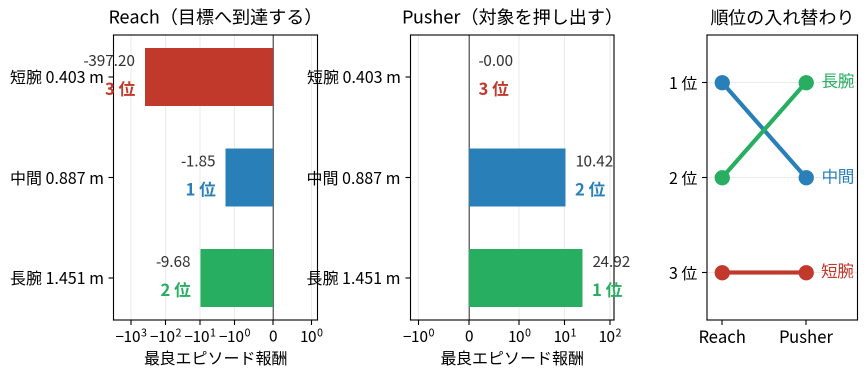
#> input picture figures/matrix_reversal.png, 1735 x 755 px, found by its file name (shown at 1/2 size)
$ python make_yobi_figures.py
#> lines starting #> are read from the running program, lines starting #| are printed output that depends on the picture
### scripts/make_slide_flow.py
#!/usr/bin/env python3
"""**発表スライド用の「提案システムの中身」の図**（2026-11-02 の研究進捗発表、3 枚目）。

文字だけのフローにせず、各工程の実物の画像を並べる（ユーザー指摘 11-02）。
システム図.drawio は工程が細かすぎるので使わない。

    python3 scripts/make_slide_flow.py            # → docs/研究応用/執筆/使えそうな画像データ/過去/slide_flow.png（3200×1800）
    ⛔ 2026-11-19: スライドに貼る図としては sysflow_slide.png（make_sysflow_slide.py、draw.io）に置き換えた（ユーザー「完成度の高い sysflow_slide の方を残す」）。
       この図は make_sysflow_slide.py が工程の画像（立体・部品・学習・短腕）を切り抜く素材としてだけ使う

使う材料（すべてリポジトリの中）:
  ① 手描き          data/test/A1/sketch/A1_hand.webp
  ② M1 の絵         data/test/A1/sketch/A1_m1.jpeg
  ③④ 3D と分けた形   data/test/A1/meshes/*.stl と joints.json（frame_origins を足すと元の位置）
  ⑤ シミュレーション  demo/phys_pusher.mp4 の 0.6 s のコマ（e2e_a1v_pusher_phys_s2）
  ⑥ 判定と修正指針       single_run/tripo_pj_short_phys_cg と tripo_pjr199_phys の arm_trace.npz。
                     先端が目標に最も近づいた step の姿勢を真上から描く（系譜 9-279）
"""
import pathlib
import subprocess
import tempfile
import json

import numpy as np
import trimesh
from PIL import Image
import matplotlib
matplotlib.use('Agg')
import matplotlib.font_manager
import matplotlib.pyplot as plt
from matplotlib.patches import FancyBboxPatch, Polygon, Circle, FancyArrowPatch
from mpl_toolkits.mplot3d.art3d import Poly3DCollection

ROOT = pathlib.Path(__file__).resolve().parent.parent
OUT = ROOT / 'docs' / '研究応用' / '執筆' / '使えそうな画像データ' / '過去' / 'slide_flow.png'   # 2026-11-19 にルートの figures/ と平らな置き方をやめ、用途別のフォルダ（修論/・予備審査/・勉強/・過去/）にした

# 既定のフォントは日本語を持たない。Noto CJK を明示登録する（render_arm_video.py と同じ）
for _ttc in sorted(pathlib.Path('/usr/share/fonts').rglob('*CJK*')):
    try:
        matplotlib.font_manager.fontManager.addfont(str(_ttc))
    except Exception:
        pass
for _f in ('Noto Sans CJK JP', 'Droid Sans Fallback'):
    if any(_x.name == _f for _x in matplotlib.font_manager.fontManager.ttflist):
        matplotlib.rcParams['font.family'] = _f
        break

INK = '#1f2937'
MUTED = '#6b7280'
TILE = '#f3f6fa'
TILE_EDGE = '#c9d6e6'
ACCENT = '#3b78c2'
NG = '#c0392b'
OK = '#2f8f46'
LINK_COLORS = ['#d93636', '#2f4fd6', '#3a9d4a']   # 上腕・前腕・先端（A1 の色）


# [63 lines left out: functions autocrop, render_mesh, sim_frame, not called in this run]


def pose_at_closest(run):
    """先端（最後のカプセルの端）が目標に最も近い step の、各リンクのカプセル (a, b, r) を返す。"""
    d = np.load(ROOT / 'single_run' / run / 'trace' / 'arm_trace.npz', allow_pickle=True)
    xp, xm, cf, gs, tg = d['xpos'], d['xmat'], d['cap_fromto'], d['geom_size'], d['target']

    def caps(t):
        return [(xp[t, b] + xm[t, b] @ cf[b, :3], xp[t, b] + xm[t, b] @ cf[b, 3:], float(gs[b]))
                for b in range(1, len(xp[t]))]
    dist = np.array([np.linalg.norm(caps(t)[-1][1] - tg) for t in range(len(xp))])
    t = int(dist.argmin())
    return caps(t), float(gs[0]), tg, float(dist[t])


# [8 lines left out: function capsule, not called in this run]


def top_view(ax, run):
    caps, r0, tg, dist = pose_at_closest(run)
    ax.add_patch(FancyBboxPatch((-0.2, -0.24), 1.15, 0.48, boxstyle='round,pad=0,rounding_size=0.03',
                                fc='#e7e9ee', ec='none'))
    ax.add_patch(Circle((0, 0), r0, fc='#8c8f9a', ec='none'))
    for (a, b, r), c in zip(caps, LINK_COLORS):
        capsule(ax, a, b, r, c)
    ax.plot([tg[0]], [tg[1]], marker='*', ms=34, color='#f59f00', mec='#a86a00', mew=1.5, zorder=5)
    ax.set_xlim(-0.22, 0.97)
    ax.set_ylim(-0.26, 0.26)
    ax.set_aspect('equal')
    ax.set_axis_off()
    return caps[-1][1], tg, dist


# [73 lines left out: function main, not called in this run]


# [2 lines that do not run on import are left out]

### scripts/make_yobi_figures.py
#!/usr/bin/env python3
"""**予備審査のスライドの図**（2026-11-09、ユーザー「もっとスライドから字を減らしたい」）。

字の箇条書き・表を図に置き換える。値はすべて修論の本文にあるもの（スライドで新しい値を作らない）。

    python3 scripts/make_yobi_figures.py      # → docs/研究応用/執筆/使えそうな画像データ/スライド用/*.png

作るもの:
  切り抜き（既存の図から）
    crop_matrix_rank.png   matrix_reversal.png の右（順位の入れ替わり）→ 結果①
    crop_arm_forms.png     arm_forms.png の (d)（比較に用いた形態）→ 評価の設定
    crop_flow_advice.png   slide_flow.png の下の段 ⑥（判定と修正指針）→ 結果③（11-19 に退役。過去/ へ）
  新しい図
    alloc_pair.png         結果② 配分だけが違う形の組と、判定の方法ごとの区別（修論 4.4.3.2・表 4.7）
    eval_questions.png     評価の問い R1〜R4・診断・部品で組めるか（修論 4.7）を、システムのどこが壊れるかで置く（修論 4.2.1）
    three_layers.png       ④ 3 層の診断（幾何・収束した形・動き）を 3 コマで（修論 3.12。模式図）
    closed_loop.png        結果④ 閉ループと、見つかった欠陥 3 つ（修論 4.5.2〜4.5.3・5.2.3）
    schedule.png           今後の予定のガント図（スライド「今後の予定」の表と同じ中身）
    advice_short.png / advice_199.png  結果③（19 枚目）の左の 3 段の箱の横に置く、短腕と 1.99 倍の腕を真上から見た図（2026-11-19、ユーザー「全体図を小さく乗せても修正指針をやっている状況が読みにくい」）。
                           実測の姿勢（先端が ★ に最も近づいた瞬間。系譜 9-279 の tripo_pj_short_phys_cg と tripo_pjr199_phys）で、描き方は make_slide_flow.py の top_view をそのまま使う
"""
import pathlib

import numpy as np
from PIL import Image
import matplotlib
matplotlib.use('Agg')
import matplotlib.font_manager
import matplotlib.pyplot as plt
from matplotlib.patches import FancyBboxPatch, Circle, FancyArrowPatch, Wedge, Rectangle
import datetime as dt
import matplotlib.dates as mdates

ROOT = pathlib.Path(__file__).resolve().parent.parent
OUT = ROOT / 'docs' / '研究応用' / '執筆' / '使えそうな画像データ' / 'スライド用'   # 2026-11-19 にルートの figures/ と平らな置き方をやめ、用途別のフォルダ（修論/・予備審査/・勉強/・過去/）にした
FIG = ROOT / 'docs' / '研究応用' / '執筆' / '使えそうな画像データ' / '修論'

# 既定のフォントは日本語を持たない。Noto CJK を明示登録する（make_slide_flow.py と同じ）
for _ttc in sorted(pathlib.Path('/usr/share/fonts').rglob('*CJK*')):
    try:
        matplotlib.font_manager.fontManager.addfont(str(_ttc))
    except Exception:
        pass
for _f in ('Noto Sans CJK JP', 'Droid Sans Fallback'):
    if any(_x.name == _f for _x in matplotlib.font_manager.fontManager.ttflist):
        matplotlib.rcParams['font.family'] = _f
        break

# 色は make_slide_flow.py にそろえる
INK = '#1f2937'
MUTED = '#6b7280'
TILE = '#f3f6fa'
TILE_EDGE = '#c9d6e6'
ACCENT = '#3b78c2'
NG = '#c0392b'
OK = '#2f8f46'
WARN = '#e08a1e'
LINK_COLORS = ['#e06666', '#5b8fd6', '#5bb36e']   # 1〜3 本目のリンク（arm_forms.png と同じ並び）
DPI = 200


def save(fig, name):
    OUT.mkdir(parents=True, exist_ok=True)
    fig.savefig(OUT / name, dpi=DPI, facecolor='white')
    plt.close(fig)
    print(f'→ {OUT / name}')


def tile(ax, x, y, w, h, fc=TILE, ec=TILE_EDGE, lw=1.5, r=0.02):
    ax.add_patch(FancyBboxPatch((x, y), w, h, boxstyle=f'round,pad=0,rounding_size={r}',
                                fc=fc, ec=ec, lw=lw))


def arrow(ax, p, q, color=MUTED, lw=2.5, ms=22, cs='arc3'):
    ax.add_patch(FancyArrowPatch(p, q, arrowstyle='-|>', mutation_scale=ms, color=color, lw=lw,
                                 connectionstyle=cs, shrinkA=0, shrinkB=0))


def draw_arm(ax, x0, y0, lengths, scale, width=0.035, base_r=0.05):
    """上から見た水平 3 関節アーム（全関節 0°）。arm_forms.png (b) と同じ描き方。"""
    ax.add_patch(Circle((x0, y0), base_r, fc='#bdbdbd', ec='#9e9e9e', lw=1.5, zorder=1))
    x = x0
    for L, c in zip(lengths, LINK_COLORS):
        ax.plot([x, x + L * scale], [y0, y0], color=c, lw=width * 400, solid_capstyle='round', zorder=2)
        ax.plot([x], [y0], 'o', color='black', ms=4, zorder=3)
        x += L * scale
    return x


# ---------------------------------------------------------------- 切り抜き
def crops():
    im = Image.open(FIG / 'matrix_reversal.png')          # 1735×755。右の 1 枚（順位の目盛りを含む）は x ≥ 1320
#> im is the input picture: PIL image 1735x755 RGBA; mean R, G, B, A 230.4, 234.4, 232.8, 255
    im.crop((1320, 0, im.width, im.height)).save(OUT / 'crop_matrix_rank.png')
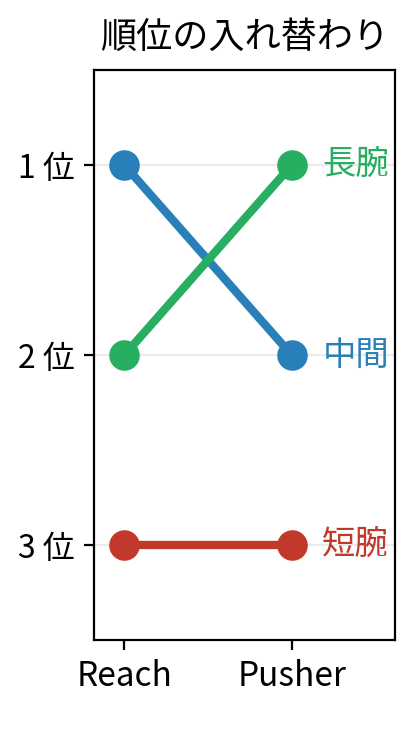
#> saved as crop_matrix_rank.png: PIL image 415x755 RGBA; mean R, G, B, A 241.4, 242.8, 242.3, 255
    print(f'→ {OUT / "crop_matrix_rank.png"}')
    im = Image.open(FIG / 'arm_forms.png')
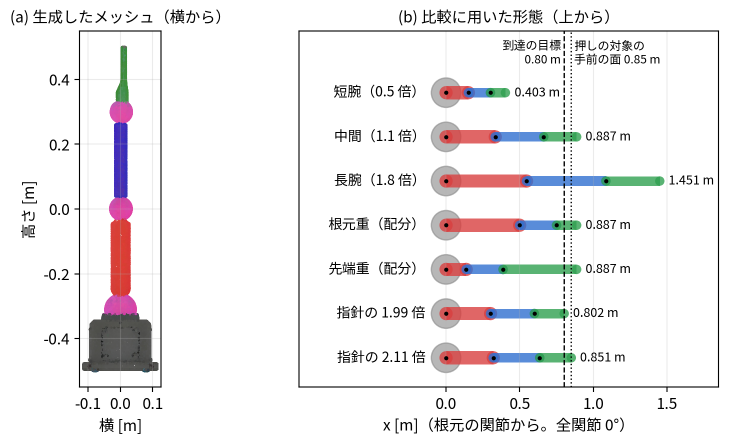
#> input picture figures/arm_forms.png, 1457 x 888 px, found by its file name (shown at 1/2 size)
#> im is the input picture: PIL image 1457x888 RGBA; mean R, G, B, A 239.2, 237.4, 238.2, 255
    # (d) 形態の左端は、(c) メッシュとの間の白い列から求める。make_thesis_figures.py が (a)〜(c) と (d) の間に白い列を挟む
    # （11-19 夕方: (a) 手描き・(b) M1 の出力を足して 4 枚を横 1 列にした。(d) の中には全部白い列は無いので、いちばん右の白い列が境）
    dark = (np.array(im.convert('L')) < 200).any(axis=0)
    gaps, s0 = [], None
    for x, d in enumerate(dark):
        if not d and s0 is None:
            s0 = x
        if d and s0 is not None:
            gaps.append((s0, x)); s0 = None
#> this loop made 1457 passes
#> d on passes 1 to 8: False, False, False, False, False, False, False, False
#> after the loop, gaps = [(0, 22), (29, 32), (325, 330), (338, 340), (369, 372), (391, 392), (399, 406), (427, 432), (440, 597)]; s0 = 1438
    left = gaps[-1][1] - 12
#> left = 585
    im.crop((left, 0, im.width, im.height)).save(OUT / 'crop_arm_forms.png')
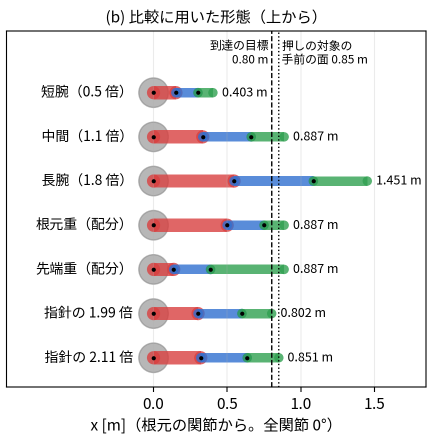
#> saved as crop_arm_forms.png: PIL image 872x888 RGBA (shown at 1/2 size); mean R, G, B, A 237.3, 236.3, 236.6, 255
    print(f'→ {OUT / "crop_arm_forms.png"}')
    # ⛔ 11-19: slide_flow.png はスライドの図としては退役した（sysflow_slide.png に置き換え）。その ⑥ の切り抜きも 過去/ に置く
    PAST = OUT.parent / '過去'
    im = Image.open(PAST / 'slide_flow.png')   # 3200×1800。⑥ は y ≥ 1070
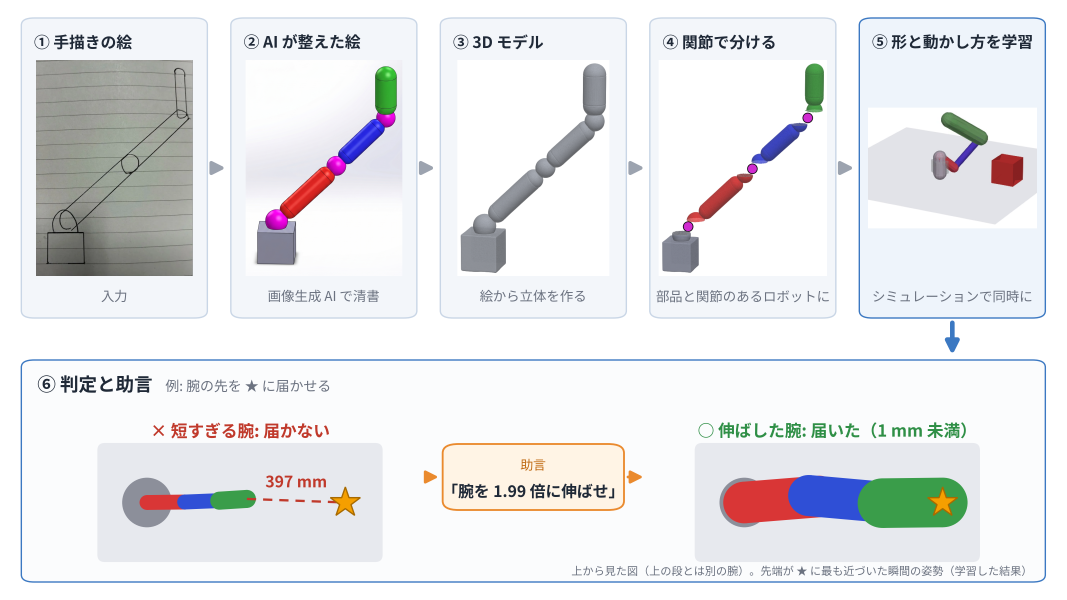
#> input picture docs/研究応用/執筆/slide_flow.png, 3200 x 1800 px, found by its file name (shown at 1/3 size)
#> im is the input picture: PIL image 3200x1800 RGBA; mean R, G, B, A 231.2, 232.1, 234.1, 255
    im.crop((40, 1070, im.width - 40, im.height - 20)).save(PAST / 'crop_flow_advice.png')
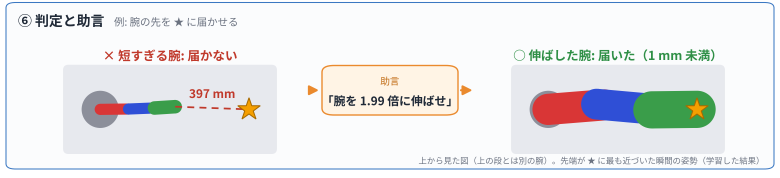
#> saved as crop_flow_advice.png: PIL image 3120x710 RGBA (shown at 1/4 size); mean R, G, B, A 232.2, 233.2, 234.2, 255
    print(f'→ {PAST / "crop_flow_advice.png"}')


# ---------------------------------------------------------------- 結果② 配分の組
def alloc_pair():
    """修論 4.4.3.2・表 4.7 の押しの列。提案の 3 シードの値は本文の best exec_R_eps。"""
    root = [11.39, 11.62, 9.72]
    tip = [5.38, 9.52, 8.86]
    frozen_root, frozen_tip = (6.77, 7.04), (6.04, 6.88)   # 形を凍結（範囲だけ本文にある）

    fig = plt.figure(figsize=(13, 5.6))
    # 左: 2 本の腕
    axL = fig.add_axes([0.0, 0.0, 0.34, 1.0])
    axL.set_xlim(-0.1, 1.15)
    axL.set_ylim(0, 1)
    axL.axis('off')
    for y, name, Ls, col in [(0.70, '根元重', (0.500, 0.250, 0.137), ACCENT),
                             (0.30, '先端重', (0.137, 0.250, 0.500), WARN)]:
        axL.text(0.0, y + 0.13, name, fontsize=22, color=col, weight='bold', va='center')
        draw_arm(axL, 0.05, y, Ls, 1.0)
    axL.text(0.5, 0.06, '総リーチはどちらも 0.887 m', fontsize=17, color=INK, ha='center')

    # 右: 判定の方法ごと
    ax = fig.add_axes([0.47, 0.16, 0.50, 0.78])
    rows = ['総リーチ（第1層）', '先端の最大速度', '形を凍結し\n制御だけ学習', '提案\n（形も最適化）']
    ys = [3, 2, 1, 0]
    ax.set_ylim(-0.75, 3.6)
    ax.set_xlim(4.5, 13.6)
    ax.set_yticks(ys)
    ax.set_yticklabels(rows, fontsize=17)
    for t, y in zip(ax.get_yticklabels(), ys):
        if y == 0:
            t.set_color(INK)
            t.set_weight('bold')
    ax.tick_params(axis='y', length=0)
    for s in ('top', 'right', 'left'):
        ax.spines[s].set_visible(False)
    ax.set_xlabel('押しの成績（各 3 シードの最良エピソード報酬）', fontsize=15)
    ax.tick_params(axis='x', labelsize=13)
    for y in ys:
        ax.axhline(y - 0.5, color='#e5e7eb', lw=1)
    # 上 2 行: 同じ値 ⇒ 区別できない
    for y, txt in [(3, '0.887 m  ＝  0.887 m'), (2, '0.583 m/s  ＝  0.583 m/s')]:
        ax.text(8.5, y, txt + '　区別できない', fontsize=17, color=MUTED, ha='center', va='center')
    # 凍結: 範囲が重なる
    for (lo, hi), dy, c in [(frozen_root, 0.13, ACCENT), (frozen_tip, -0.13, WARN)]:
        ax.plot([lo, hi], [1 + dy, 1 + dy], color=c, lw=9, solid_capstyle='butt', alpha=0.85)
    ax.text(7.4, 1, '重なる → 区別できない', fontsize=15, color=MUTED, va='center')
    # 提案: 3 シードの点と範囲
    for vals, dy, c in [(root, 0.13, ACCENT), (tip, -0.13, WARN)]:
        ax.plot([min(vals), max(vals)], [dy, dy], color=c, lw=9, solid_capstyle='butt', alpha=0.35)
        ax.plot(vals, [dy] * 3, 'o', color=c, ms=10, mec='white', mew=1.5)
    for xv in (9.52, 9.72):
        ax.plot([xv, xv], [-0.3, 0.3], color=NG, lw=1.2, ls=(0, (2, 2)))
    ax.text(9.62, -0.48, 'すき間 0.20', fontsize=14, color=NG, ha='center', va='center')
    ax.text(11.9, 0.0, '根元重が上', fontsize=16, color=INK, weight='bold', va='center')
    save(fig, 'alloc_pair.png')
#> in save, `fig.savefig(OUT / name, dpi=DPI, facecolor='white')`:
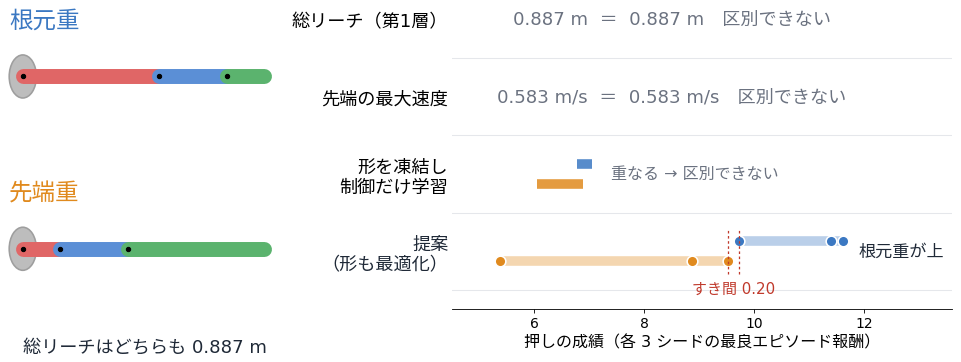
#> figure drawn by matplotlib, 2 panels


# ---------------------------------------------------------------- 評価の問い
def eval_questions():
    """修論 4.2.1 の R1〜R4 と診断（スライドでは中身の名前で呼ぶ）を、パイプラインの「満たさないと壊れる場所」に置く。"""
    fig = plt.figure(figsize=(14, 6.2))
    ax = fig.add_axes([0, 0, 1, 1])
    ax.set_xlim(0, 14)
    ax.set_ylim(0, 6.2)
    ax.axis('off')
    # パイプライン（中段）
    steps = [('入れた形', 0.3), ('形と制御を\n一緒に学習', 3.5), ('順位を出す', 6.9), ('修正指針を返す', 10.3)]
    W, H, Y = 3.0, 1.3, 2.6
    for i, (t, x) in enumerate(steps):
        tile(ax, x, Y, W, H, fc='white', ec=ACCENT, lw=2.2, r=0.15)
        ax.text(x + W / 2, Y + H / 2, t, fontsize=21, ha='center', va='center', color=INK, weight='bold')
        if i < len(steps) - 1:
            arrow(ax, (x + W + 0.03, Y + H / 2), (steps[i + 1][1] - 0.03, Y + H / 2), color=ACCENT)

    def tag(x, y, code, q, where, tx, col=NG, up=True):
        w, h = 3.2, 1.75
        tile(ax, x, y, w, h, fc='#fff7f5', ec=col, lw=1.8, r=0.12)
        ax.text(x + 0.18, y + h - 0.32, code, fontsize=19, color=col, weight='bold', va='center')
        ax.text(x + 0.18, y + h - 0.88, q, fontsize=16, color=INK, va='center')
        ax.text(x + w - 0.15, y + 0.25, where, fontsize=13, color=INK, ha='right', va='center')
        ax.plot([x + w / 2, tx], [y if up else y + h, Y + H if up else Y],
                color=col, lw=1.6, ls=(0, (3, 2)))

    # 上段（学習の性質）
    # R1・R2 は学習、R4 は学習から順位までの量
    # 見出しは修論の記号（R1〜R4）ではなく中身の名前にする。聞き手には「R1」の意味が通じない（2026-11-10、ユーザー）。
    # 対応: 形の効き目＝R1、形に出るか＝R2、順位付け＝R3、判定の早さ＝R4（修論 表 4.3）
    tag(0.6, 4.25, '形の効き目', '形を変えると\n成績が変わるか', '付録', 4.4, up=True)
    tag(4.1, 4.25, '形に出るか', 'タスクで\n収束する形が変わるか', '付録', 5.6, up=True)
    tag(7.6, 4.25, '判定の早さ', 'どれだけ学習すれば\n順位が分かるか', '結果⑤', 8.4, up=True)
    # 下段（出力の性質）
    tag(6.9, 0.25, '順位付け', 'タスクに応じた\n順位を付けられるか', '結果①②', 8.4, up=False)
    tag(10.3, 0.25, '修正指針', '従うと\n届く形になるか', '結果③④', 11.8, up=False)
    # 結果⑥ は R1〜R4・診断のどれにも当たらないので、問いとして足す（2026-11-10、ユーザーが A 案を選んだ。修論 4.7）
    tag(3.4, 0.25, '組めるか', '部品で組める長さに\n限っても通るか', '結果⑥', 5.0, up=False)
    ax.text(0.3, 0.9, '満たさないと\nシステムのここが\n壊れる', fontsize=17, color=NG, va='center')
    save(fig, 'eval_questions.png')
#> call 2 of save, with name = 'eval_questions.png'
#> in save (call 2), `fig.savefig(OUT / name, dpi=DPI, facecolor='white')`:
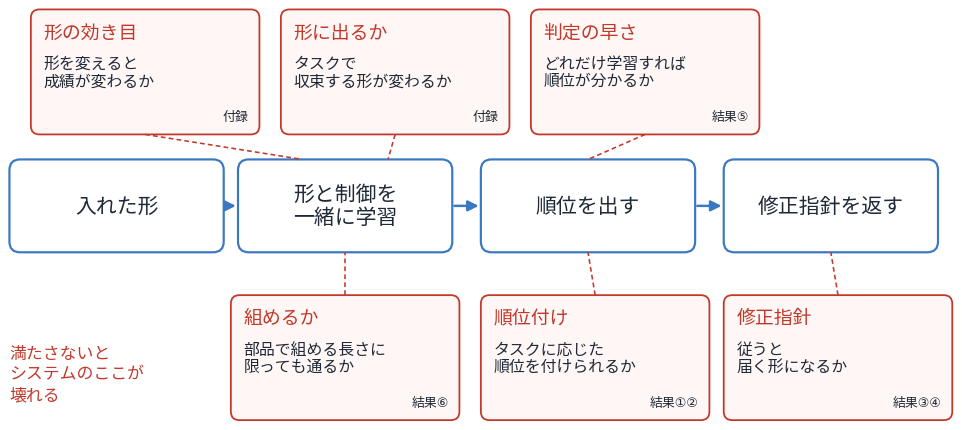
#> figure drawn by matplotlib, 1 panel


# ---------------------------------------------------------------- ④ 3 層
def three_layers():
    """修論 3.12 の 3 層を模式図で。値は修正指針の文にある 1.99 倍・上限・10 % だけ。"""
    fig = plt.figure(figsize=(15, 5.4))
    titles = [('第1層 幾何', '学習の前'), ('第2層 収束した形', '学習の後'), ('第3層 動き', '学習の後')]   # ①〜③ はスライドの段の番号とぶつかるので使わない
    advice = ['「腕全体を 1.99 倍にすれば届く」',
              '「ギア比が上限に張り付く\n＝出力が足りない」',
              '「可動域の 10 % 未満しか使わない\n関節は、固定を試す価値がある」']
    axes = []
    for i in range(3):
        a = fig.add_axes([0.01 + i * 0.333, 0.0, 0.315, 1.0])
        a.set_xlim(0, 10)
        a.set_ylim(0, 10)
        a.axis('off')
        tile(a, 0.1, 0.1, 9.8, 9.8, r=0.3)
        a.text(0.6, 9.0, titles[i][0], fontsize=24, weight='bold', color=INK, va='center')
        a.text(9.4, 9.0, titles[i][1], fontsize=15, color=INK, va='center', ha='right')
        a.text(5.0, 1.5, advice[i], fontsize=16.5, color=INK, ha='center', va='center', weight='bold')   # 青はスライドの役割の色（形態）なので使わない
        axes.append(a)

    # ① 腕と目標の間のすき間
    a = axes[0]
    a.add_patch(Circle((1.5, 5.6), 0.65, fc='#bdbdbd', ec='#9e9e9e', lw=1.5))
    x = 1.5
    for L, c in zip((1.0, 0.9, 0.7), LINK_COLORS):
        a.plot([x, x + L], [5.6, 5.6], color=c, lw=14, solid_capstyle='round')
        x += L
#> (the rest of the program and of its run is left out)
